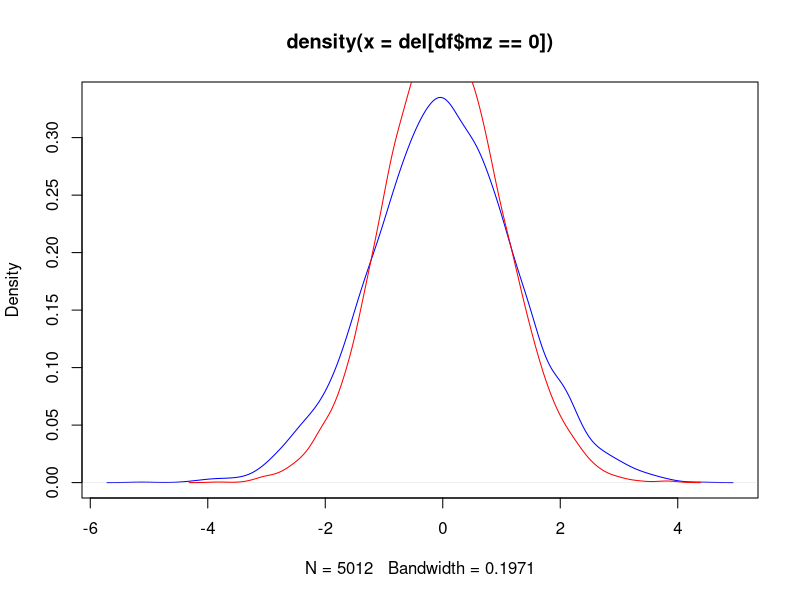

Recreate this plot in R.
twinsim<-function(N=1000,per.mz=.5,va,vc,ve) {
    ##see https://arxiv.org/pdf/1710.09326.pdf
    mc<-matrix(rep(1,4),2,2)
    me<-diag(2)
    library(MASS)
    L<-list()
    mz<-rbinom(N,1,per.mz)
    nm<-sum(mz)
    nd<-N-nm
    ##mz
    ma<-matrix(c(1,1,1,1),2,2)
    zm<-cbind(1,mvrnorm(nm,mu=rep(0,2),Sigma=va*ma+vc*mc+ve*me))
    ##dz
    ma<-matrix(c(1,.5,.5,1),2,2)
    zd<-cbind(0,mvrnorm(nd,mu=rep(0,2),Sigma=va*ma+vc*mc+ve*me))
    ##
    df<-data.frame(rbind(zm,zd))
    names(df)<-c("mz","y1","y2")
    ##
    df
}


df<-twinsim(10000,va=.5,vc=.5,ve=.5)
del<-(df$y1-df$y2)
plot(density(del[df$mz==0]),col="blue")
den<-density(del[df$mz==1])
lines(den$x,den$y,col='red')

